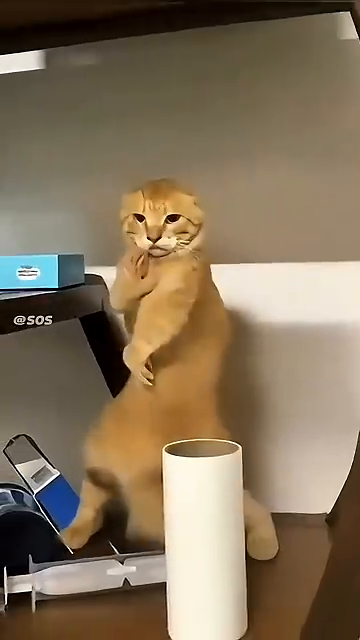
#> input picture frame 25 of basic-opencv/media/BAH.mp4, 360 x 640 px
$ python open-videos.py
#> lines starting #> are read from the running program, lines starting #| are printed output that depends on the picture
import cv2

# capture video param(file)
video = cv2.VideoCapture("basic-opencv/media/BAH.mp4")


# loop with while
while True:
    # two var, check and the img for reproduction
    check, img = video.read()
#> img is the input picture: shape (640, 360, 3); mean B, G, R 90.7, 114.5, 131.8

    print(img.shape) # (640, 360, 3)
#| (640, 360, 3)

    # resize resolution param(file, (width, heigth))
    ImgRedim = cv2.resize(img, (240, 260))
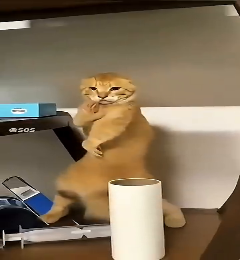
#> ImgRedim: shape (260, 240, 3); mean B, G, R 90.6, 114.5, 131.8

    cv2.imshow('video', img)
    cv2.imshow('video', ImgRedim)

    # wait X ms for reproduction
    cv2.waitKey(0)

$ run again, starting later in the video
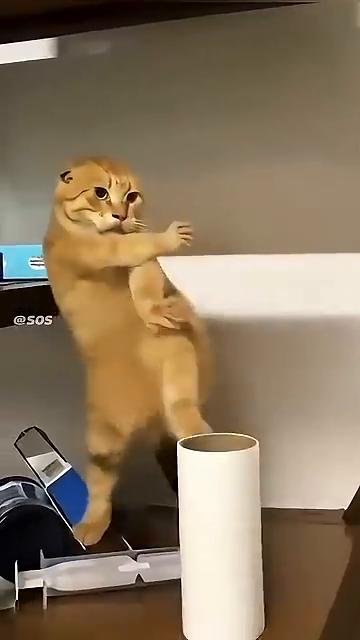
#> input picture frame 114 of basic-opencv/media/BAH.mp4, 360 x 640 px
#> img is the input picture: shape (640, 360, 3); mean B, G, R 94.2, 118.6, 137
#| (640, 360, 3)
#> `ImgRedim = cv2.resize(img, (240, 260))`:
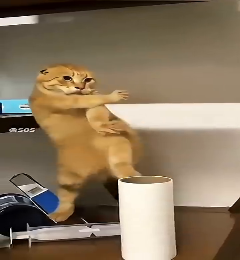
#> ImgRedim: shape (260, 240, 3); mean B, G, R 94.1, 118.5, 137

$ run again, starting later in the video
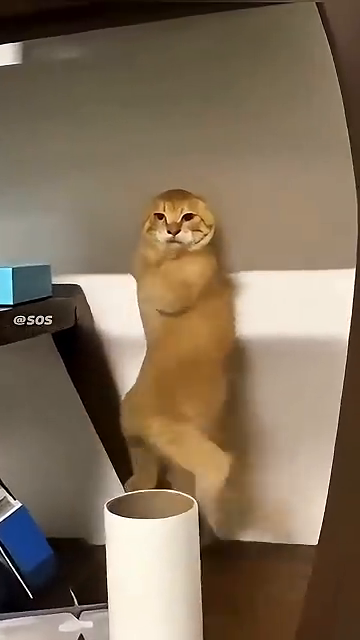
#> input picture frame 204 of basic-opencv/media/BAH.mp4, 360 x 640 px
#> img is the input picture: shape (640, 360, 3); mean B, G, R 90, 111.3, 129.1
#| (640, 360, 3)
#> `ImgRedim = cv2.resize(img, (240, 260))`:
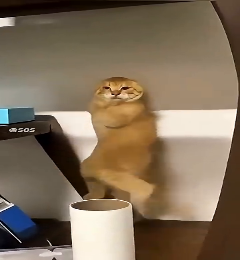
#> ImgRedim: shape (260, 240, 3); mean B, G, R 90, 111.2, 129
